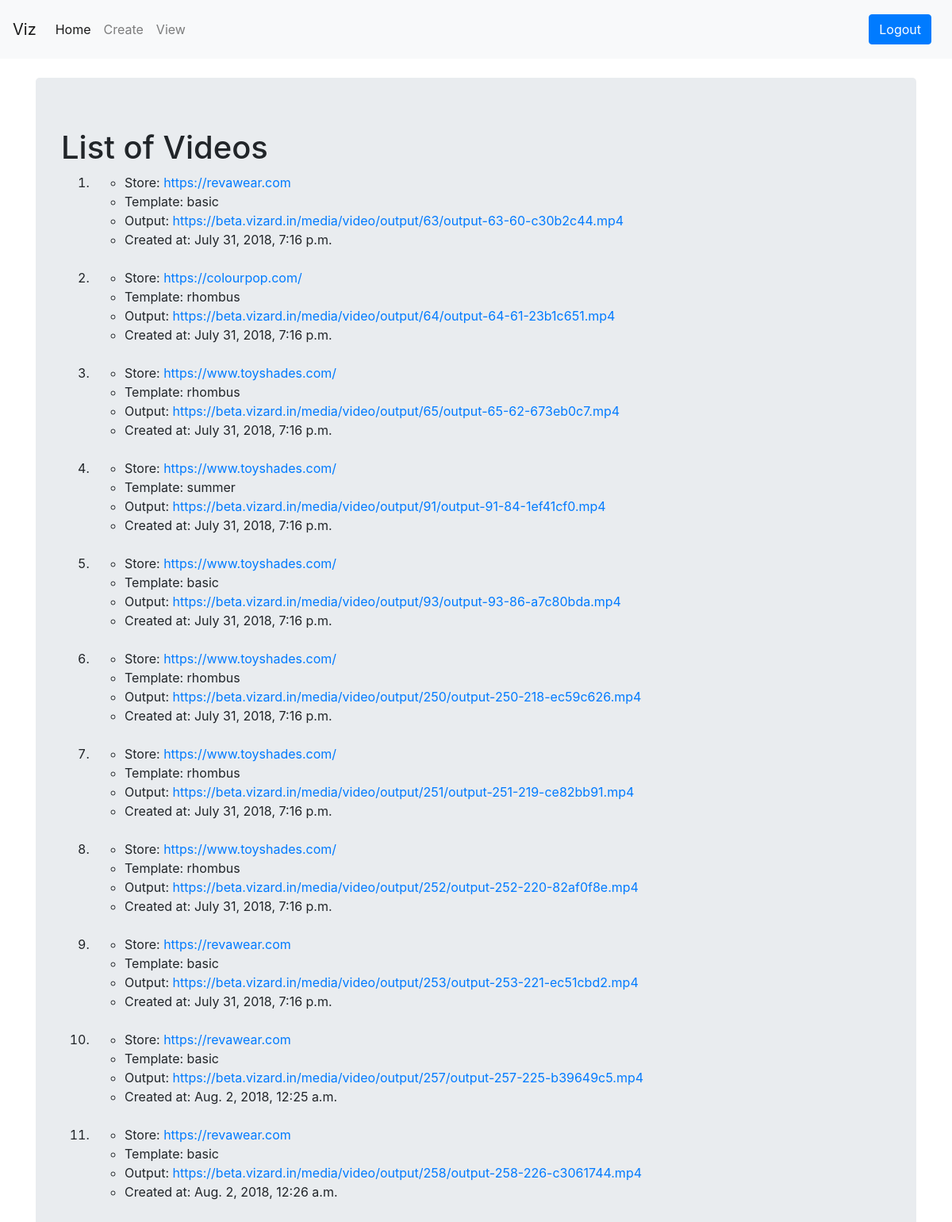
The app's page /view/ (signed in) with its own data.
### api_request/models.py (models this page shows, shortened)
class Entry(models.Model):
    store_url = models.URLField(max_length=30)
    template = models.CharField(max_length=10, default="basic")
    vid_url = models.URLField(max_length=100,unique=True)
    timestamp = models.DateTimeField()

### api_request/views.py (the view)
# urls.py: url(r'^view/',views.view_all, name='view'),
def view_all(request):
    urls_list = Entry.objects.order_by('timestamp')
    my_dict={'urls': urls_list}
    return render(request,'api_request/view.html',context=my_dict)

### templates/api_request/view.html (shortened to what this page needs)
<!DOCTYPE html>
{% extends "api_request/base.html" %}
{% block body %}
    <div class="container">
      <br>
      <div class="jumbotron">
{% if user.is_authenticated %}
    <h1>List of Videos</h1>
    {% if urls %}
    <ol>
    {% for url in urls %}
      <li>
        <ul>
          <li>Store: <a href="{{ url.store_url }}">{{ url.store_url }}</a></li>
          <li>Template: {{ url.template }}</li>
          <li>Output: <a href="{{ url.vid_url }}">{{ url.vid_url }}</a></li>
          <li>Created at: {{ url.timestamp }}</li>
        </ul>
      </li>
      <br>
    {% endfor %}
  </ol>
  {% else %}
  <p>No Records Found!</p>
  {% endif %}
{% else %}
<h1>You are not logged in</h1>
{% endif %}
{% endblock %}

### templates/api_request/base.html (shortened to what this page needs)
<html>
  <head>
    <link rel="stylesheet" href="https://maxcdn.bootstrapcdn.com/bootstrap/4.0.0/css/bootstrap.min.css">
  </head>
  <body>
<nav class="navbar navbar-expand-lg navbar-light bg-light" style="background-color: #e3f2fd;">
  <a class="navbar-brand" href="{% url 'home' %}">Viz</a>
  <div class="collapse navbar-collapse" id="navbarNavAltMarkup">
    <div class="navbar-nav">
      <a class="nav-item nav-link active" href="{% url 'home' %}">Home <span class="sr-only">(current)</span></a>
      <a class="nav-item nav-link" href="{% url 'create' %}">Create</a>
      <a class="nav-item nav-link" href="{% url 'view' %}">View</a>
    </div>
  </div>
      {% if user.is_authenticated %}
          <a href="{% url 'logout' %}"><button class="btn btn-primary" value="logout" style="margin: 10px;">Logout</button></a>
        {% else %}
       <a href="{% url 'login' %}"><button class="btn btn-primary" value="login" style="margin: 10px;">Login</button></a>
       <a href="{% url 'signup' %}"><button class="btn btn-primary" value="logout" style="margin: 10px;">Signup</button></a>
       {% endif %}
</nav>
{% block body %}
{% endblock %}

### records on screen
Entry: store_url "https://revawear.com", template "basic", vid_url "https://beta.vizard.in/media/video/output/63/output-63-60-c30b2c44.mp4", timestamp "July 31, 2018, 7:16 p.m."
Entry: store_url "https://colourpop.com/", template "rhombus", vid_url "https://beta.vizard.in/media/video/output/64/output-64-61-23b1c651.mp4", timestamp "July 31, 2018, 7:16 p.m."
Entry: store_url "https://www.toyshades.com/", template "rhombus", vid_url "https://beta.vizard.in/media/video/output/65/output-65-62-673eb0c7.mp4", timestamp "July 31, 2018, 7:16 p.m."
Entry: store_url "https://www.toyshades.com/", template "summer", vid_url "https://beta.vizard.in/media/video/output/91/output-91-84-1ef41cf0.mp4", timestamp "July 31, 2018, 7:16 p.m."
Entry: store_url "https://www.toyshades.com/", template "basic", vid_url "https://beta.vizard.in/media/video/output/93/output-93-86-a7c80bda.mp4", timestamp "July 31, 2018, 7:16 p.m."
Entry: store_url "https://www.toyshades.com/", template "rhombus", vid_url "https://beta.vizard.in/media/video/output/250/output-250-218-ec59c626.mp4", timestamp "July 31, 2018, 7:16 p.m."
Entry: store_url "https://www.toyshades.com/", template "rhombus", vid_url "https://beta.vizard.in/media/video/output/251/output-251-219-ce82bb91.mp4", timestamp "July 31, 2018, 7:16 p.m."
Entry: store_url "https://www.toyshades.com/", template "rhombus", vid_url "https://beta.vizard.in/media/video/output/252/output-252-220-82af0f8e.mp4", timestamp "July 31, 2018, 7:16 p.m."
Entry: store_url "https://revawear.com", template "basic", vid_url "https://beta.vizard.in/media/video/output/253/output-253-221-ec51cbd2.mp4", timestamp "July 31, 2018, 7:16 p.m."
Entry: store_url "https://revawear.com", template "basic", vid_url "https://beta.vizard.in/media/video/output/257/output-257-225-b39649c5.mp4", timestamp "Aug. 2, 2018, 12:25 a.m."
Entry: store_url "https://revawear.com", template "basic", vid_url "https://beta.vizard.in/media/video/output/258/output-258-226-c3061744.mp4", timestamp "Aug. 2, 2018, 12:26 a.m."
